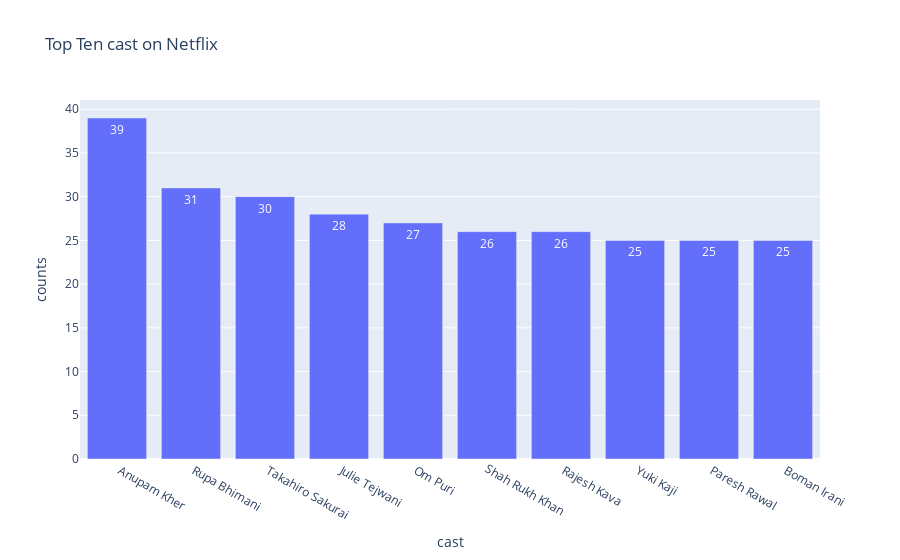

Here is the notebook cell this chart was saved with:
### Code cell
#Top Ten cast on netflix


fig = px.bar(casts, x='cast', y='counts',text_auto=True, title = 'Top Ten cast on Netflix')
fig.show()  # showing the bar chart of cast

### Figure 1 — Plotly figure (JSON) as saved in the notebook; plotly's stock layout.template omitted (floating-point values rounded to 4 significant figures)
{"data": [{"alignmentgroup": "True", "hovertemplate": "cast=%{x}<br>counts=%{y}<extra></extra>", "legendgroup": "", "marker": {"color": "#636efa", "pattern": {"shape": ""}}, "name": "", "offsetgroup": "", "orientation": "v", "showlegend": false, "textposition": "auto", "texttemplate": "%{y}", "type": "bar", "x": [" Anupam Kher", " Rupa Bhimani", " Takahiro Sakurai", " Julie Tejwani", " Om Puri", "Shah Rukh Khan", " Rajesh Kava", " Yuki Kaji", " Paresh Rawal", " Boman Irani"], "xaxis": "x", "y": [39, 31, 30, 28, 27, 26, 26, 25, 25, 25], "yaxis": "y"}], "layout": {"barmode": "relative", "legend": {"tracegroupgap": 0}, "title": {"text": "Top Ten cast on Netflix"}, "xaxis": {"anchor": "y", "domain": [0, 1], "title": {"text": "cast"}}, "yaxis": {"anchor": "x", "domain": [0, 1], "title": {"text": "counts"}}}}
